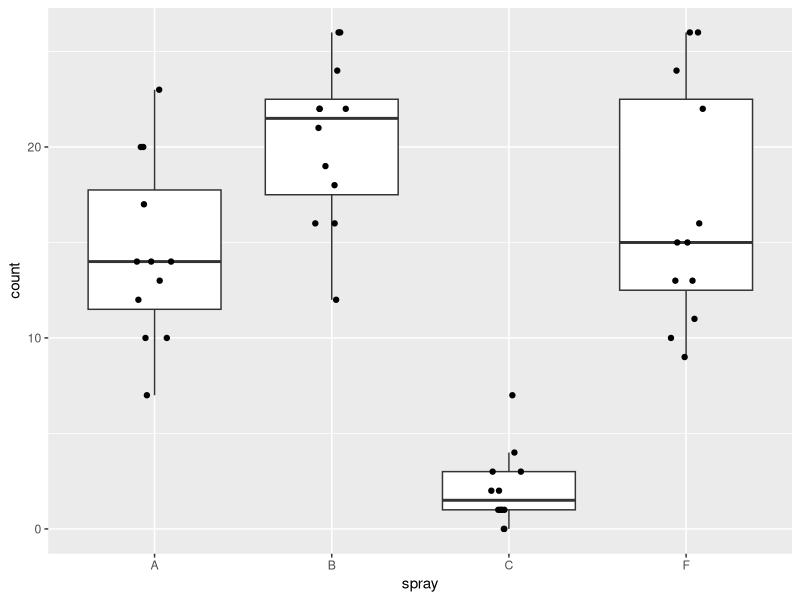
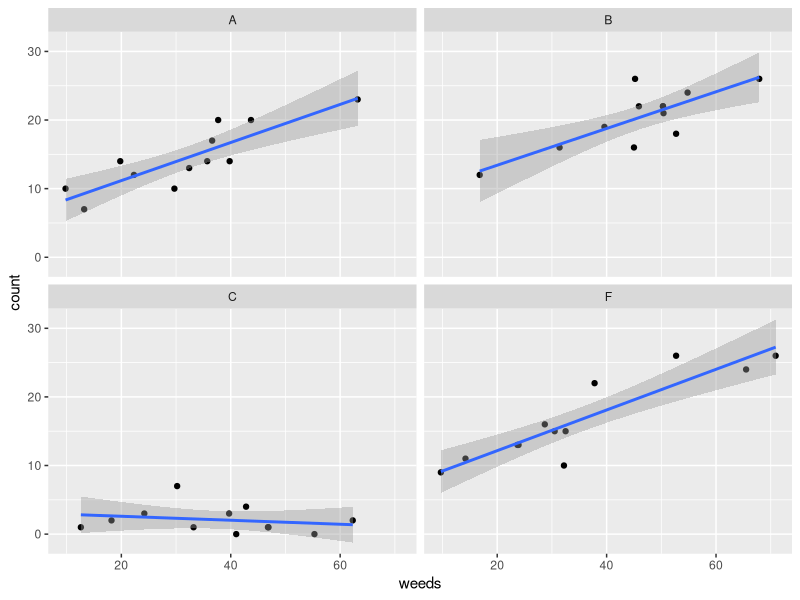
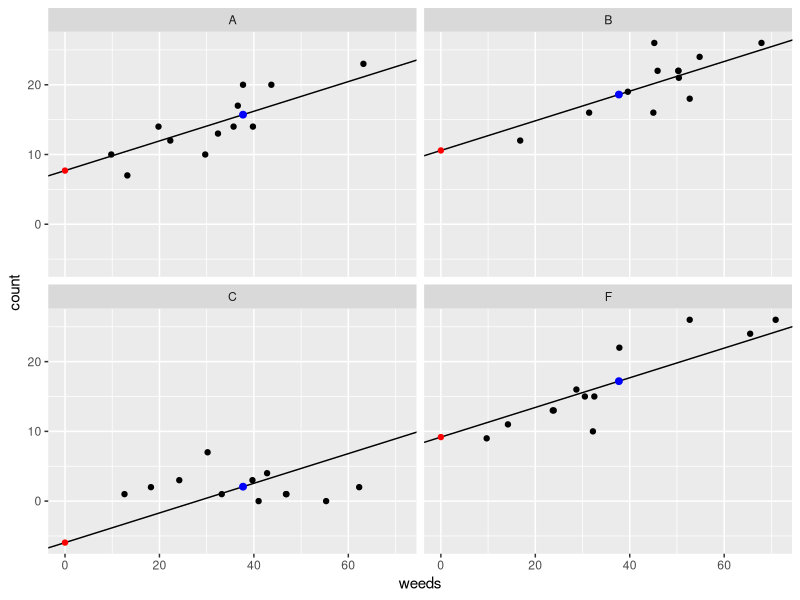
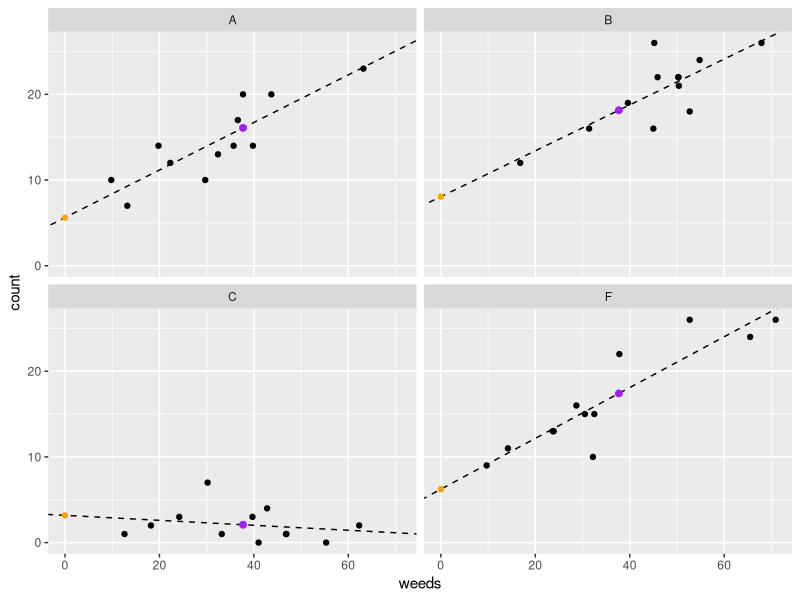
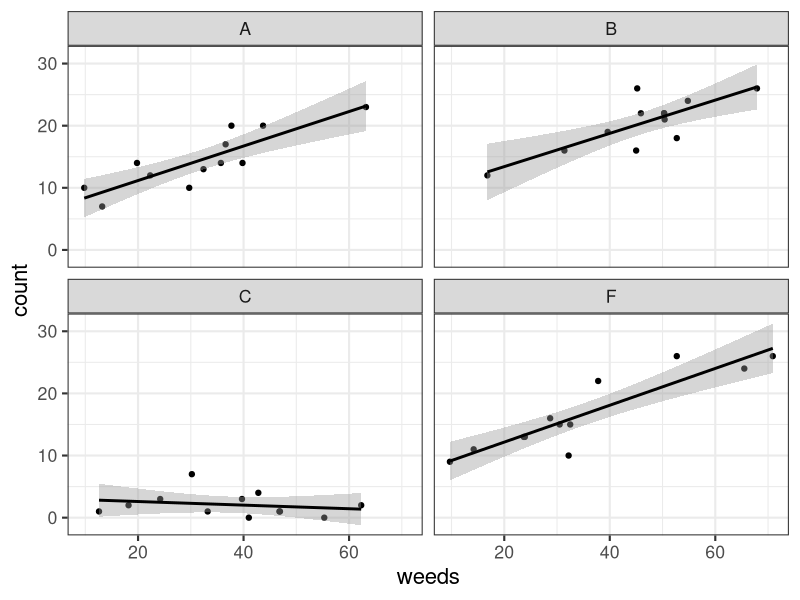

These charts were generated, in order, by the following R code:
# LOAD AND PROCESS DATA ####
library(tidyverse)   ### load tidyverse
library(car)         ### load car package, which is helpful for analyzing linear models
library(emmeans)     ### load emmeans package, which is helpful for getting means from linear models
library(glmmTMB)
library(broom.mixed) ### INSTALL and load 

## MAY NEED TO REMOVE AND REINSTALL LME4 PACKAGE ####
# remove.packages("lme4")
# install.packages("lme4", type="source")


# ANCOVA ####
#### assemble data with covariate (don't worry about the code...it just makes up some data)##
set.seed(17)
data("InsectSprays")
d <- InsectSprays %>% filter(spray=='A'|spray=='B'|spray=='C'|spray=='F') %>% droplevels()
d$count[13:24] <- d$count[13:24]+5
d$weeds <- abs(round(rnorm(48,2*d$count,10),1))
d$weeds[25:36] <- c(55.3,46.8,30.2,62.3,24.2,33.2,18.2,12.6,39.7,41.0,46.9,42.8)
######################################################################## --

## plot raw data ####
ggplot(d, aes(x=spray,y=count)) + geom_boxplot(outlier.shape = NA) + geom_jitter(height=0,width=.1) 

anova_means <- emmeans(lm(count~spray, data=d), pairwise~spray) 
anova_means

## plot out data with weed cover ####
ggplot(d, aes(x=weeds,y=count)) + geom_point() + facet_wrap(~spray) + geom_smooth(method='lm')


# ANCOVA: multiple intercept model ####

lm1i <- glmmTMB(count ~ spray + weeds, data=d)

Anova(lm1i, type=2) ## Anova table with Type II sums of squares

summary(lm1i) ## model coefficients

## calculate estimated marginal mean for each group (ie. groups means after accounting for the effect of weeds)
ancova_means <- emmeans(lm1i, pairwise~spray)  
ancova_means

## extract the emmean means (ie. group means after accounting for the effect of weeds)
## this code is just for adding features of the model to the graph
lm1i_coef <- as.data.frame(emmeans(lm1i, ~spray))
## extract intercepts and add slopes into new dataframe
lm1i_coef2 <- as.data.frame(emmeans(lm1i, ~spray, at=list(weeds=0)))
lm1i_coef2$slope <- tidy(lm1i)$estimate[5] 


## plot the data with the fitted model
ggplot(data=d, aes(x=weeds,y=count)) + 
  geom_point() + 
  facet_wrap(~spray) + 
  geom_abline(data=lm1i_coef2, aes(intercept=emmean, slope=slope))+
  geom_point(data=lm1i_coef2, aes(x=0,y=emmean),color="red")+
  geom_point(data=lm1i_coef, aes(x=mean(d$weeds),y=emmean),color="blue", size=2)



# ANCOVA: multiple intercept AND slope model ####

lm1is <- glmmTMB(count ~ spray + weeds + spray:weeds, data=d)
## same as above: glmmTMB(count ~ spray * weeds, data=d)

Anova(lm1is, type=2)

summary(lm1is)


## calculate estimated marginal mean for each group (ie. groups means after accounting for the effect of weeds)
ancova_is_means <- emmeans(lm1is, pairwise~spray)  
ancova_is_means

## calculate the slope for each group
ancova_is_slopes <- emtrends(lm1is, pairwise~spray, var="weeds", infer=T)  
ancova_is_slopes

## extract the emmean means (ie. group means after accounting for the effect of weeds)
lm1is_coef <- as.data.frame(emmeans(lm1is, ~spray))

## extract intercepts and add slopes into new dataframe
lm1is_coef2a <- as.data.frame(emmeans(lm1is, ~spray, at=list(weeds=0)))
lm1is_coef2b <- as.data.frame(emtrends(lm1is, var="weeds"))
lm1is_coef2 <- full_join(lm1is_coef2a,lm1is_coef2b,by="spray")

## plot the data with the fitted model
ggplot(data=d, aes(x=weeds,y=count)) + geom_point() + facet_wrap(~spray) + 
  geom_abline(data=lm1is_coef2, aes(intercept=emmean, slope=weeds.trend), lty=2)+
  geom_point(data=lm1is_coef2, aes(x=0,y=emmean),color="orange")+
  geom_point(data=lm1is_coef, aes(x=mean(d$weeds),y=emmean),color="purple", size=2)


# nice plot out data with weed cover ####
ggplot(d, aes(x=weeds,y=count)) + geom_point() + facet_wrap(~spray) + 
  geom_smooth(method='lm', color='black')+theme_bw(base_size = 16)

# ------------------------------------------------------------------#
# PART 2: Working with emmeans and emtrends ####

# ANCOVA: multiple intercept AND slope model ####
lm1is <- glmmTMB(count ~ spray + weeds + spray:weeds, data=d)

# print Anova and summary of multiple slope and multiple intercept model
Anova(lm1is)
summary(lm1is)

mean(d$weeds)

# extract means at mean weed cover
emmeans(lm1is, ~ spray)

emmeans(lm1is, ~ spray, at=list(weeds=37.70208)) 

# extract means at 25% weed cover
emmeans(lm1is, ~ spray, at=list(weeds=25)) 
emmeans(lm1is, ~ spray, at=list(weeds=50)) 
emmeans(lm1is, ~ spray, at=list(weeds=50)) 

# extract slopes for each group
emtrends(lm1is, ~ spray, var="weeds", infer=T)
